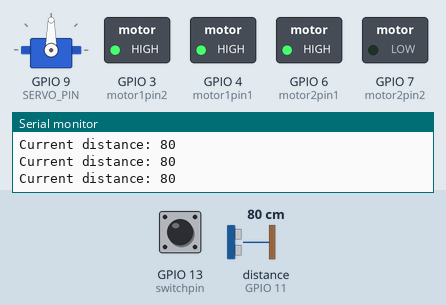
Bench run of a sketch on a simulated ESP32-S3. Shown: servo, switched loads named in the sketch (green lamp = pin HIGH), the last lines printed to the serial monitor. Dashed ring = blinking. The test bench sets the inputs (shaded band); at power-on: distance to the obstacle (sensor on GPIO 11) 80 cm, GPIO 13 (switchpin) HIGH. The echo pulse lasts 58.3 µs per cm.

Above: at 1.3 s.
1.4 s: distance to the obstacle (sensor on GPIO 11) set to 7 cm
At 2.04 s:
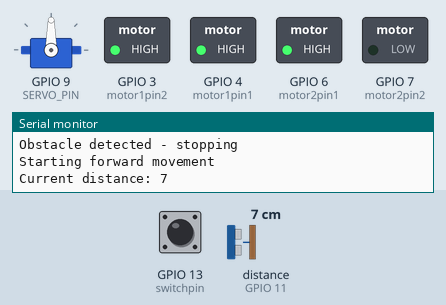
4.9 s: distance to the obstacle (sensor on GPIO 11) set to 4 cm
At 5.6 s:
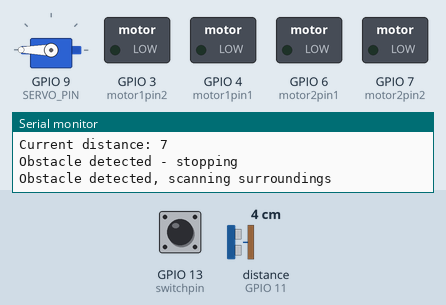
At 8.5 s:
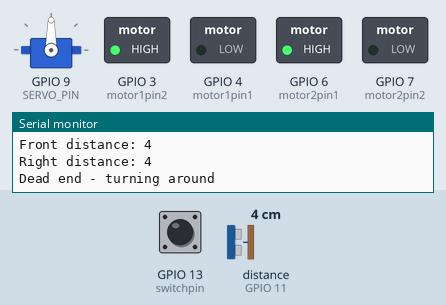
8.8 s: distance to the obstacle (sensor on GPIO 11) set to 18 cm
At 12.3 s:
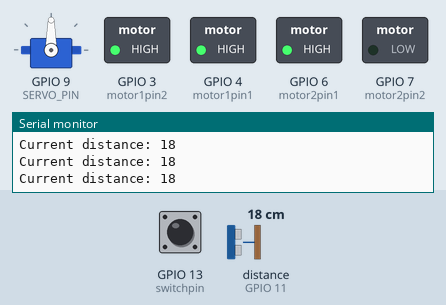
13.9 s: GPIO 13 (switchpin) pulled LOW for 1 s
17.4 s: distance to the obstacle (sensor on GPIO 11) set to 120 cm
20.9 s: GPIO 13 (switchpin) pulled LOW for 0.15 s
Timing chart, 0 to 25.4 s (numbered marks = the images above; inputs shaded):
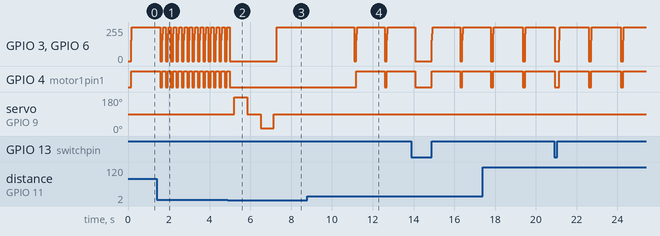

The sketch:

stable_explore_432.ino
```cpp
#include <ESP32Servo.h>
#include <Ultrasonic.h>

// Motor direction pins
#define motor1pin1 4
#define motor1pin2 3
#define motor2pin1 6
#define motor2pin2 7
#define switchpin 13
#define SERVO_PIN 9

#define trigpin 10
#define echopin 11

// Motor speed pins
#define motor1speed D2
#define motor2speed D5

// Servo positions
#define FRONT 90
#define LEFT 180
#define RIGHT 15

// Constants for navigation
#define OBSTACLE_DISTANCE 5    // Distance in cm to trigger obstacle detection
#define TURN_DURATION 1900     // Calibrated duration for 90-degree turn (milliseconds)
#define TURNING_SPEED 150      // Speed during turns
#define FORWARD_SPEED 255      // Speed for forward movement
#define LEFT_TRIM 0            // Adjustment for left motor (-20 to +20)
#define RIGHT_TRIM 0           // Adjustment for right motor (-20 to +20)
#define ACCEL_STEP 10           // Speed increment for acceleration
#define ACCEL_DELAY 10         // Milliseconds between speed increases
#define SCAN_DELAY 500         // Delay during scanning (milliseconds)

// Maze configuration
#define GRID_SIZE 8            // 8x8 grid
#define CELL_SIZE 22           // 22cm per cell (updated to match your maze)
#define MOVEMENT_CHECK_TIME 1300 // Time to move one cell (calibrated for 22cm)
#define NORTH 0
#define EAST 1
#define SOUTH 2
#define WEST 3

// Global variables
bool pathPrinted = false;
int switch_state;
Servo ultrasonicServo;
Ultrasonic ultrasonic(trigpin, echopin);

// Current position and direction
struct Position {
    int x = 0;
    int y = 0;
    int facing = NORTH;  // Start facing North
} currentPos;

// Cell history tracking
#define MAX_HISTORY 64  // Maximum number of cells in history (8x8 grid)

struct CellHistory {
    int x[MAX_HISTORY];
    int y[MAX_HISTORY];
    int count = 0;
} pathHistory;

// Structure to store scanning results
struct ScanResult {
    long leftDistance;
    long frontDistance;
    long rightDistance;
};

// Function prototypes
void addToHistory();
bool isInHistory(int x, int y);
int getVisitCount(int x, int y);
void updatePosition();
void updateDirection(bool turnRight);
void lookFront();
void lookLeft();
void lookRight();
ScanResult scanSurroundings();
void forward();
void turnRight90();
void turnLeft90();
void stop();
void navigateAutonomously();

// Setup function
void setup() {
    ESP32PWM::allocateTimer(0);
    ESP32PWM::allocateTimer(1);
    ESP32PWM::allocateTimer(2);
    ESP32PWM::allocateTimer(3);

    ultrasonicServo.setPeriodHertz(50);
    ultrasonicServo.attach(SERVO_PIN, 500, 2400);

    pinMode(motor1pin1, OUTPUT);
    pinMode(motor1pin2, OUTPUT);
    pinMode(motor2pin1, OUTPUT);
    pinMode(motor2pin2, OUTPUT);
    pinMode(motor1speed, OUTPUT);
    pinMode(motor2speed, OUTPUT);
    pinMode(switchpin, INPUT_PULLUP);

    lookFront();
    Serial.begin(115200);
    Serial.println("Maze solver starting at position (0,0)");
    addToHistory(); // Add starting position to history
}

// Add current position to history
void addToHistory() {
    if (pathHistory.count < MAX_HISTORY) {
        pathHistory.x[pathHistory.count] = currentPos.x;
        pathHistory.y[pathHistory.count] = currentPos.y;
        pathHistory.count++;

        // Print current path for debugging
        Serial.print("Added to history: (");
        Serial.print(currentPos.x);
        Serial.print(",");
        Serial.print(currentPos.y);
        Serial.println(")");
    }
}

// Check if a cell is in history
bool isInHistory(int x, int y) {
    for (int i = 0; i < pathHistory.count; i++) {
        if (pathHistory.x[i] == x && pathHistory.y[i] == y) {
            return true;
        }
    }
    return false;
}

// Get visit count for a cell
int getVisitCount(int x, int y) {
    int count = 0;
    for (int i = 0; i < pathHistory.count; i++) {
        if (pathHistory.x[i] == x && pathHistory.y[i] == y) {
            count++;
        }
    }
    return count;
}

// Update robot's position based on facing direction
void updatePosition() {
    int newX = currentPos.x;
    int newY = currentPos.y;

    switch(currentPos.facing) {
        case NORTH: newY++; break;
        case EAST:  newX++; break;
        case SOUTH: newY--; break;
        case WEST:  newX--; break;
    }

    // Apply grid boundaries
    newX = constrain(newX, 0, GRID_SIZE-1);
    newY = constrain(newY, 0, GRID_SIZE-1);

    // Update position
    currentPos.x = newX;
    currentPos.y = newY;
    addToHistory();

    // Debug log
    Serial.print("Moved to (");
    Serial.print(currentPos.x);
    Serial.print(",");
    Serial.print(currentPos.y);
    Serial.println(")");
}

// Update robot's facing direction after a turn
void updateDirection(bool turnRight) {
    if(turnRight) {
        currentPos.facing = (currentPos.facing + 1) % 4;
    } else {
        currentPos.facing = (currentPos.facing + 3) % 4;  // +3 is same as -1 with modulo 4
    }

    String directions[] = {"NORTH", "EAST", "SOUTH", "WEST"};
    Serial.print("Turned ");
    Serial.print(turnRight ? "RIGHT" : "LEFT");
    Serial.print(". Now facing ");
    Serial.println(directions[currentPos.facing]);
}

// Move servo to look forward
void lookFront() {
    ultrasonicServo.write(FRONT);
    delay(150);
}

// Move servo to look left
void lookLeft() {
    ultrasonicServo.write(LEFT);
    delay(150);
}

// Move servo to look right
void lookRight() {
    ultrasonicServo.write(RIGHT);
    delay(150);
}

// Scan surroundings and return distances
ScanResult scanSurroundings() {
    ScanResult scan;

    lookLeft();
    delay(SCAN_DELAY);
    scan.leftDistance = ultrasonic.read();
    Serial.print("Left distance: ");
    Serial.println(scan.leftDistance);

    lookFront();
    delay(SCAN_DELAY);
    scan.frontDistance = ultrasonic.read();
    Serial.print("Front distance: ");
    Serial.println(scan.frontDistance);

    lookRight();
    delay(SCAN_DELAY);
    scan.rightDistance = ultrasonic.read();
    Serial.print("Right distance: ");
    Serial.println(scan.rightDistance);

    lookFront();
    return scan;
}

// Move forward one cell
void forward() {
    if (switch_state == HIGH) {
        Serial.println("Starting forward movement");

        // Set direction
        digitalWrite(motor1pin1, HIGH);
        digitalWrite(motor1pin2, LOW);
        digitalWrite(motor2pin1, HIGH);
        digitalWrite(motor2pin2, LOW);

        // Short acceleration phase
        for (int speed = 155; speed <= FORWARD_SPEED; speed += 50) {
            analogWrite(motor1speed, speed + LEFT_TRIM);
            analogWrite(motor2speed, speed + RIGHT_TRIM);
            delay(20);  // Short delay for smoother acceleration
        }

        // Move for fixed time or until obstacle
        unsigned long startTime = millis();
        while ((millis() - startTime) < MOVEMENT_CHECK_TIME) {
            long currentDistance = ultrasonic.read();
            Serial.print("Current distance: ");
            Serial.println(currentDistance);

            delay(100);

            if (currentDistance <= OBSTACLE_DISTANCE + 2) {
                Serial.println("Obstacle detected - stopping");
                stop();
                return;  // Exit without updating position
            }
        }

        stop();
        updatePosition(); // Update position after successful movement
    }
}

// Turn right 90 degrees
void turnRight90() {
    if(switch_state == HIGH) {
        analogWrite(motor1speed, TURNING_SPEED);
        analogWrite(motor2speed, TURNING_SPEED);

        digitalWrite(motor1pin1, LOW);
        digitalWrite(motor1pin2, HIGH);
        digitalWrite(motor2pin1, HIGH);
        digitalWrite(motor2pin2, LOW);

        delay(TURN_DURATION);
        stop();

        updateDirection(true);
    }
}

// Turn left 90 degrees
void turnLeft90() {
    if(switch_state == HIGH) {
        analogWrite(motor1speed, TURNING_SPEED);
        analogWrite(motor2speed, TURNING_SPEED);

        digitalWrite(motor1pin1, HIGH);
        digitalWrite(motor1pin2, LOW);
        digitalWrite(motor2pin1, LOW);
        digitalWrite(motor2pin2, HIGH);

        delay(TURN_DURATION);
        stop();

        updateDirection(false);
    }
}

// Stop all motors
void stop() {
    analogWrite(motor1speed, 0);
    analogWrite(motor2speed, 0);

    digitalWrite(motor1pin1, LOW);
    digitalWrite(motor1pin2, LOW);
    digitalWrite(motor2pin1, LOW);
    digitalWrite(motor2pin2, LOW);
}

// Autonomous navigation logic
void navigateAutonomously() {
    long currentDistance = ultrasonic.read();

    if(currentDistance <= OBSTACLE_DISTANCE) {
        stop();
        Serial.println("Obstacle detected, scanning surroundings");
        delay(100); // Small delay to ensure complete stop

        ScanResult scan = scanSurroundings();

        if(scan.leftDistance > scan.rightDistance && scan.leftDistance > OBSTACLE_DISTANCE + 2) {
            Serial.println("Turning left - more space");
            turnLeft90();
        }
        else if(scan.rightDistance > OBSTACLE_DISTANCE + 2) {
            Serial.println("Turning right - more space");
            turnRight90();
        }
        else {
            Serial.println("Dead end - turning around");
            turnRight90();
            turnRight90();
        }
    }
    else {
        forward();
    }
}

// Main loop
void loop() {
    switch_state = digitalRead(switchpin);

    if(switch_state == HIGH) {
        pathPrinted = true;  // Reset flag when switch is turned on
        navigateAutonomously();
        delay(100);
    }
    else {
        stop();
        // Print path history when switch is turned off
        // if (pathPrinted) {
            Serial.println("\n=== FINAL PATH SUMMARY ===");
            Serial.print("Total cells visited: ");
            Serial.println(pathHistory.count);

            Serial.println("\nComplete Path:");
            for (int i = 0; i < pathHistory.count; i++) {
                Serial.print("(");
                Serial.print(pathHistory.x[i]);
                Serial.print(",");
                Serial.print(pathHistory.y[i]);
                Serial.print(")");

                if (i < pathHistory.count - 1) {
                    // Show direction of movement between points
                    int dx = pathHistory.x[i+1] - pathHistory.x[i];
                    int dy = pathHistory.y[i+1] - pathHistory.y[i];
                    if (dx == 1) Serial.print(" → ");       // East
                    else if (dx == -1) Serial.print(" ← ");  // West
                    else if (dy == 1) Serial.print(" ↑ ");   // North
                    else if (dy == -1) Serial.print(" ↓ ");  // South
                }
            }
            Serial.println("\n======================\n");
            pathPrinted = false; // Reset flag after printing
        // }
        delay(100);
    }
}
```

Measured:
- the behaviour switches between 6 and 5 cm on distance to the obstacle (sensor on GPIO 11) (found by bisection; images 1 and 2)
- after the input at 1.4 s, GPIO 4 (motor1pin1): alternates HIGH for 0.16 s and LOW for 0.10 s, starting after 0.44 s
- after the input at 4.9 s, GPIO 4 (motor1pin1): goes on until 5.0 s, then stays LOW; servo on GPIO 9 (SERVO_PIN): 90° → 180° after 0.30 s, → 90° 0.65 s later, → 15° 0.65 s later, → 90° 0.65 s later
- after the input at 8.8 s, GPIO 4 (motor1pin1): LOW → HIGH after 2.4 s, → LOW 1.4 s later, → HIGH 0.10 s later; servo on GPIO 9 (SERVO_PIN): stays 90° (without the input it goes to 180° after 2.5 s)
- by itself, GPIO 3 (motor1pin2), GPIO 6 (motor2pin1): alternates 255/255 for 1.4 s and 0/255 for 0.10 s
